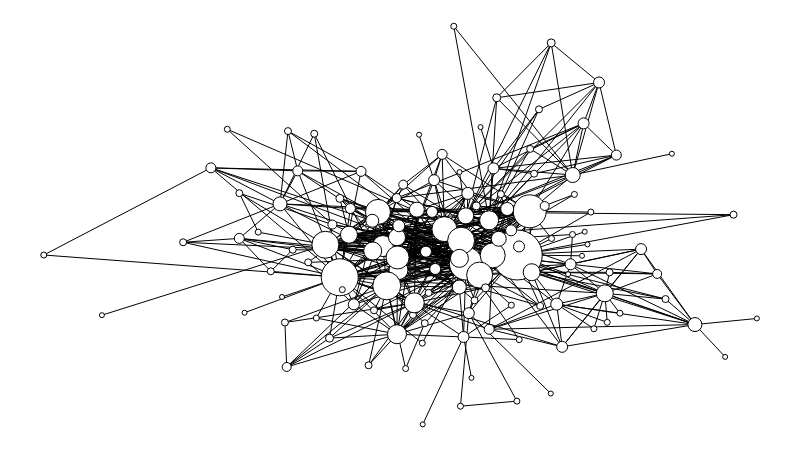

Notebook code cell kept with this figure:
### Markdown cell above
##### Plotando o grafo da temporada 1

### Code cell
s1.set_all_nodes('size', 12)
s1.set_all_nodes('labpos', 'hover')
s1.set_nodedata('degree', s1.degree)
df = s1.distest_nodes('degree')
s1.displot_nodes('degree')
#s1.move('step')
s1.move('kamada_kawai')
s1.scale_nodes_size(s1.degree)
#s1.color_nodes()
#s1.scale_nodes_dark(nx.closeness_centrality(s1))
s1.draw()

### Figure 1 — Plotly figure (JSON) as saved in the notebook; plotly's stock layout.template omitted (floating-point values rounded to 4 significant figures; data arrays with more than 128 entries replaced by an {"elided": "..."} marker saying what was removed)
{"data": [{"hoverinfo": "none", "line": {"color": "rgb(127, 127, 127)", "dash": "solid", "width": 0}, "mode": "lines", "type": "scatter", "x": [0.5716, 0.5716, null, 0, 1, null], "y": [0, 1, null, 0.4407, 0.4407, null]}, {"hoverinfo": "none", "line": {"color": "rgb(0, 0, 0)", "dash": "solid", "width": 1}, "mode": "lines", "type": "scatter", "x": {"elided": "1647 float values"}, "y": {"elided": "1647 float values"}}, {"hoverinfo": "text", "marker": {"color": "rgb(255, 255, 255)", "line": {"color": "rgb(0, 0, 0)", "width": 1}, "size": 19, "symbol": "circle"}, "mode": "markers", "text": ["DAENERYS", "THEON", "HOUND"], "textfont": {"color": "rgb(0, 0, 0)"}, "textposition": "middle center", "type": "scatter", "x": [0.6245, 0.4953, 0.4974], "y": [0.5126, 0.2265, 0.3875]}, {"hoverinfo": "text", "marker": {"color": "rgb(255, 255, 255)", "line": {"color": "rgb(0, 0, 0)", "width": 1}, "size": 50, "symbol": "circle"}, "mode": "markers", "text": ["NED"], "textfont": {"color": "rgb(0, 0, 0)"}, "textposition": "middle center", "type": "scatter", "x": [0.664], "y": [0.4255]}, {"hoverinfo": "text", "marker": {"color": "rgb(255, 255, 255)", "line": {"color": "rgb(0, 0, 0)", "width": 1}, "size": 33, "symbol": "circle"}, "mode": "markers", "text": ["ROBERT", "CATELYN"], "textfont": {"color": "rgb(0, 0, 0)"}, "textposition": "middle center", "type": "scatter", "x": [0.6814, 0.5921], "y": [0.5351, 0.404]}, {"hoverinfo": "text", "marker": {"color": "rgb(255, 255, 255)", "line": {"color": "rgb(0, 0, 0)", "width": 1}, "size": 16, "symbol": "circle"}, "mode": "markers", "text": ["JORAH"], "textfont": {"color": "rgb(0, 0, 0)"}, "textposition": "middle center", "type": "scatter", "x": [0.5917], "y": [0.5237]}, {"hoverinfo": "text", "marker": {"color": "rgb(255, 255, 255)", "line": {"color": "rgb(0, 0, 0)", "width": 1}, "size": 25, "symbol": "circle"}, "mode": "markers", "text": ["JON", "LITTLEFINGER", "SANSA"], "textfont": {"color": "rgb(0, 0, 0)"}, "textposition": "middle center", "type": "scatter", "x": [0.6296, 0.4687, 0.5618], "y": [0.4244, 0.5337, 0.4903]}, {"hoverinfo": "text", "marker": {"color": "rgb(255, 255, 255)", "line": {"color": "rgb(0, 0, 0)", "width": 1}, "size": 14, "symbol": "circle"}, "mode": "markers", "text": ["SAM", "BRONN", "GREATJON_UMBER"], "textfont": {"color": "rgb(0, 0, 0)"}, "textposition": "middle center", "type": "scatter", "x": [0.9131, 0.3313, 0.5827], "y": [0.2507, 0.5539, 0.3449]}, {"hoverinfo": "text", "marker": {"color": "rgb(255, 255, 255)", "line": {"color": "rgb(0, 0, 0)", "width": 1}, "size": 21, "symbol": "circle"}, "mode": "markers", "text": ["VARYS"], "textfont": {"color": "rgb(0, 0, 0)"}, "textposition": "middle center", "type": "scatter", "x": [0.4754], "y": [0.4479]}, {"hoverinfo": "text", "marker": {"color": "rgb(255, 255, 255)", "line": {"color": "rgb(0, 0, 0)", "width": 1}, "size": 15, "symbol": "circle"}, "mode": "markers", "text": ["DROGO", "RODRIK", "AERYS"], "textfont": {"color": "rgb(0, 0, 0)"}, "textposition": "middle center", "type": "scatter", "x": [0.7418, 0.5232, 0.638], "y": [0.6263, 0.5394, 0.4662]}, {"hoverinfo": "text", "marker": {"color": "rgb(255, 255, 255)", "line": {"color": "rgb(0, 0, 0)", "width": 1}, "size": 27, "symbol": "circle"}, "mode": "markers", "text": ["ARYA", "CERSEI"], "textfont": {"color": "rgb(0, 0, 0)"}, "textposition": "middle center", "type": "scatter", "x": [0.3949, 0.5852], "y": [0.4512, 0.4613]}, {"hoverinfo": "text", "marker": {"color": "rgb(255, 255, 255)", "line": {"color": "rgb(0, 0, 0)", "width": 1}, "size": 28, "symbol": "circle"}, "mode": "markers", "text": ["ROBB"], "textfont": {"color": "rgb(0, 0, 0)"}, "textposition": "middle center", "type": "scatter", "x": [0.481], "y": [0.348]}, {"hoverinfo": "text", "marker": {"color": "rgb(255, 255, 255)", "line": {"color": "rgb(0, 0, 0)", "width": 1}, "size": 37, "symbol": "circle"}, "mode": "markers", "text": ["TYRION"], "textfont": {"color": "rgb(0, 0, 0)"}, "textposition": "middle center", "type": "scatter", "x": [0.4151], "y": [0.3695]}, {"hoverinfo": "text", "marker": {"color": "rgb(255, 255, 255)", "line": {"color": "rgb(0, 0, 0)", "width": 1}, "size": 7, "symbol": "circle"}, "mode": "markers", "text": ["SHAE", "SYRIO_FOREL", "SHAGGA", "WINE_MERCHANT", "RICKON", "VARDIS_EGEN", "RHAEGO", "HOT_PIE", "MYCAH", "OLD_NAN", "MHAEGEN", "OTHOR", "TOMARD", "RICKARD_STARK", "LYANNA", "ADDAM_MARBRAND", "LEO_LEFFORD", "ASSASSIN", "JHIQUI", "GALBART_GLOVER", "RICKARD_KARSTARK", "JAREMY_RYKKER"], "textfont": {"color": "rgb(0, 0, 0)"}, "textposition": "middle center", "type": "scatter", "x": [0.3793, 0.9672, 0.1955, 0.6944, 0.3382, 0.3425, 0.682, 0.2743, 0.6961, 0.4555, 0.3708, 0.8719, 0.6041, 0.5397, 0.641, 0.3491, 0.3184, 0.4631, 0.6876, 0.5343, 0.5177, 0.7934], "y": [0.7301, 0.5267, 0.4574, 0.7912, 0.2558, 0.7367, 0.6919, 0.5807, 0.2976, 0.1485, 0.407, 0.3148, 0.3114, 0.3303, 0.5783, 0.4388, 0.3844, 0.2866, 0.6297, 0.2541, 0.275, 0.3819]}, {"hoverinfo": "text", "marker": {"color": "rgb(255, 255, 255)", "line": {"color": "rgb(0, 0, 0)", "width": 1}, "size": 26, "symbol": "circle"}, "mode": "markers", "text": ["JOFFREY"], "textfont": {"color": "rgb(0, 0, 0)"}, "textposition": "middle center", "type": "scatter", "x": [0.6112], "y": [0.3751]}, {"hoverinfo": "text", "marker": {"color": "rgb(255, 255, 255)", "line": {"color": "rgb(0, 0, 0)", "width": 1}, "size": 17, "symbol": "circle"}, "mode": "markers", "text": ["PYCELLE", "JEOR", "PYP", "YOREN"], "textfont": {"color": "rgb(0, 0, 0)"}, "textposition": "middle center", "type": "scatter", "x": [0.428, 0.6842, 0.7868, 0.4953], "y": [0.4763, 0.3822, 0.3291, 0.47]}, {"hoverinfo": "text", "marker": {"color": "rgb(255, 255, 255)", "line": {"color": "rgb(0, 0, 0)", "width": 1}, "size": 11, "symbol": "circle"}, "mode": "markers", "text": ["VISERYS", "LORAS", "JORY_CASSEL", "ROS", "GRENN", "WALDER", "DOREAH", "BENJEN", "RAKHARO", "MAESTER_AEMON", "ALLISER_THORNE", "MERYN_TRANT", "STANNIS", "BAELOR", "WILL"], "textfont": {"color": "rgb(0, 0, 0)"}, "textposition": "middle center", "type": "scatter", "x": [0.757, 0.5474, 0.4349, 0.6554, 0.727, 0.5887, 0.6307, 0.6665, 0.7786, 0.7387, 0.8376, 0.5445, 0.549, 0.5359, 0.5961], "y": [0.756, 0.6135, 0.3015, 0.4874, 0.1947, 0.2195, 0.6431, 0.4468, 0.8588, 0.4021, 0.4402, 0.5337, 0.3903, 0.4337, 0.2793]}, {"hoverinfo": "text", "marker": {"color": "rgb(255, 255, 255)", "line": {"color": "rgb(0, 0, 0)", "width": 1}, "size": 9, "symbol": "circle"}, "mode": "markers", "text": ["SEPTA_MORDANE", "OSHA", "ILLYRIO", "GENDRY", "HUGH_OF_THE_VALE", "OTHELL_YARWYCK"], "textfont": {"color": "rgb(0, 0, 0)"}, "textposition": "middle center", "type": "scatter", "x": [0.7024, 0.3407, 0.495, 0.4047, 0.5041, 0.8602], "y": [0.5486, 0.1442, 0.5684, 0.5019, 0.6022, 0.3779]}, {"hoverinfo": "text", "marker": {"color": "rgb(255, 255, 255)", "line": {"color": "rgb(0, 0, 0)", "width": 1}, "size": 18, "symbol": "circle"}, "mode": "markers", "text": ["TYWIN", "RENLY"], "textfont": {"color": "rgb(0, 0, 0)"}, "textposition": "middle center", "type": "scatter", "x": [0.4613, 0.5829], "y": [0.4355, 0.417]}, {"hoverinfo": "text", "marker": {"color": "rgb(255, 255, 255)", "line": {"color": "rgb(0, 0, 0)", "width": 1}, "size": 20, "symbol": "circle"}, "mode": "markers", "text": ["BRAN"], "textfont": {"color": "rgb(0, 0, 0)"}, "textposition": "middle center", "type": "scatter", "x": [0.5196], "y": [0.3053]}, {"hoverinfo": "text", "marker": {"color": "rgb(255, 255, 255)", "line": {"color": "rgb(0, 0, 0)", "width": 1}, "size": 12, "symbol": "circle"}, "mode": "markers", "text": ["MAESTER_LUWIN", "DAREON", "ILYN_PAYNE"], "textfont": {"color": "rgb(0, 0, 0)"}, "textposition": "middle center", "type": "scatter", "x": [0.5947, 0.7193, 0.4979], "y": [0.5801, 0.302, 0.4988]}, {"hoverinfo": "text", "marker": {"color": "rgb(255, 255, 255)", "line": {"color": "rgb(0, 0, 0)", "width": 1}, "size": 23, "symbol": "circle"}, "mode": "markers", "text": ["JAIME"], "textfont": {"color": "rgb(0, 0, 0)"}, "textposition": "middle center", "type": "scatter", "x": [0.4962], "y": [0.4192]}, {"hoverinfo": "text", "marker": {"color": "rgb(255, 255, 255)", "line": {"color": "rgb(0, 0, 0)", "width": 1}, "size": 8, "symbol": "circle"}, "mode": "markers", "text": ["MIRRI_MAZ_DUUR", "QOTHO", "LANCEL", "JANOS", "HODOR", "BRANDON_STARK"], "textfont": {"color": "rgb(0, 0, 0)"}, "textposition": "middle center", "type": "scatter", "x": [0.7116, 0.6352, 0.6066, 0.4152, 0.4007, 0.6195], "y": [0.9582, 0.8204, 0.5487, 0.5676, 0.2166, 0.343]}, {"hoverinfo": "text", "marker": {"color": "rgb(255, 255, 255)", "line": {"color": "rgb(0, 0, 0)", "width": 1}, "size": 10, "symbol": "circle"}, "mode": "markers", "text": ["IRRI", "MORD", "LYSA", "ROBIN", "MARILLION", "KEVAN", "RAST", "MOUNTAIN"], "textfont": {"color": "rgb(0, 0, 0)"}, "textposition": "middle center", "type": "scatter", "x": [0.8029, 0.4449, 0.2344, 0.3562, 0.43, 0.2742, 0.6247, 0.5587], "y": [0.6764, 0.6355, 0.6443, 0.6368, 0.5422, 0.4672, 0.2389, 0.6782]}, {"hoverinfo": "text", "marker": {"color": "rgb(255, 255, 255)", "line": {"color": "rgb(0, 0, 0)", "width": 1}, "size": 13, "symbol": "circle"}, "mode": "markers", "text": ["BARRISTAN", "JON_ARRYN"], "textfont": {"color": "rgb(0, 0, 0)"}, "textposition": "middle center", "type": "scatter", "x": [0.6499, 0.4607], "y": [0.541, 0.5114]}, {"hoverinfo": "text", "marker": {"color": "rgb(255, 255, 255)", "line": {"color": "rgb(0, 0, 0)", "width": 1}, "size": 6, "symbol": "circle"}, "mode": "markers", "text": ["LOMMY_GREENHANDS", "MAGO", "TOBHO_MOTT", "VARDIS_EGAN", "GARED", "ROYCE", "JONOS_BRACKEN", "MASHA_HEDDLE", "STEVRON_FREY", "RHAEGAR", "BALON", "BERIC", "HOSTER", "AEGON", "BORCAS", "BOWEN_MARSH", "LUKE", "TYSHA", "TOMMEN"], "textfont": {"color": "rgb(0, 0, 0)"}, "textposition": "middle center", "type": "scatter", "x": [0.3008, 0.575, 0.2574, 0, 0.5844, 0.6635, 0.5075, 0.5308, 0.6557, 0.7441, 0.3823, 0.7672, 0.6667, 0.7415, 0.7715, 0.7902, 0.8079, 0.4187, 0.7121], "y": [0.4828, 1, 0.7413, 0.4254, 0.04563, 0.05845, 0.1402, 0.2039, 0.2993, 0.5776, 0.2672, 0.5333, 0.2129, 0.4769, 0.2403, 0.2562, 0.2792, 0.3384, 0.4669]}, {"hoverinfo": "text", "marker": {"color": "rgb(255, 255, 255)", "line": {"color": "rgb(0, 0, 0)", "width": 1}, "size": 5, "symbol": "circle"}, "mode": "markers", "text": ["STABLE_BOY", "RYGER_RIVERS", "WAYMAR_ROYCE", "COHOLLO", "MYRCELLA", "IROGENIA", "HIGH_SEPTON", "JOANNA", "LITTLE_BIRD", "JOYEUSE", "MACE", "MELESSA", "ROOSE_BOLTON", "STEFFON", "VARLY", "RANDYLL"], "textfont": {"color": "rgb(0, 0, 0)"}, "textposition": "middle center", "type": "scatter", "x": [0.08156, 0.5314, 0.711, 0.8808, 0.2816, 0.6125, 0.7353, 0.3341, 0.583, 0.5998, 0.5263, 0.9555, 0.7548, 0.7625, 0.7586, 1], "y": [0.2743, 0, 0.07746, 0.6798, 0.2805, 0.7467, 0.3772, 0.32, 0.6337, 0.1168, 0.7275, 0.1695, 0.4234, 0.452, 0.4839, 0.266]}, {"hoverinfo": "none", "mode": "text", "text": {"elided": "549 null values"}, "textfont": {"color": "rgb(0, 0, 0)"}, "textposition": "middle center", "type": "scatter", "x": {"elided": "549 float values"}, "y": {"elided": "549 float values"}}, {"hoverinfo": "none", "marker": {"color": "rgba(255, 255, 255, 0)", "line": {"color": "rgba(255, 255, 255, 0)", "width": 0}, "size": 0, "symbol": "circle"}, "mode": "markers", "type": "scatter", "x": [0.5, 0, 1, 0.5], "y": [0, 0.5, 0.5, 1]}, {"hoverinfo": "none", "mode": "text", "text": [], "textfont": {"color": "rgb(255, 255, 255)"}, "textposition": "middle center", "type": "scatter", "x": [], "y": []}, {"hoverinfo": "none", "mode": "text", "text": [null, null, null, null, null, null, null, null, null, null, null, null, null, null, null, null, null, null, null, null, null, null, null, null, null, null, null, null, null, null, null, null, null, null, null, null, null, null, null, null, null, null, null, null, null, null, null, null, null, null, null, null, null, null, null, null, null, null, null, null, null, null, null, null, null, null, null, null, null, null, null, null, null, null, null, null, null, null, null, null, null, null, null, null, null, null, null, null, null, null, null, null, null, null, null, null, null, null, null, null, null, null, null, null, null, null, null, null, null, null, null, null, null, null, null, null, null, null, null, null, null, null, null, null, null, null, null], "textfont": {"color": "rgb(0, 0, 0)"}, "textposition": "middle center", "type": "scatter", "x": [0.6245, 0.664, 0.6814, 0.5917, 0.6296, 0.9131, 0.4687, 0.4754, 0.7418, 0.3949, 0.5921, 0.481, 0.3313, 0.4151, 0.5852, 0.3793, 0.6112, 0.5618, 0.428, 0.757, 0.7024, 0.4613, 0.6842, 0.4953, 0.5196, 0.5947, 0.4962, 0.5474, 0.5829, 0.7116, 0.9672, 0.4349, 0.7868, 0.6554, 0.727, 0.5887, 0.6307, 0.6665, 0.8029, 0.5827, 0.4449, 0.2344, 0.7786, 0.3562, 0.3407, 0.5232, 0.6352, 0.7387, 0.6499, 0.495, 0.1955, 0.4953, 0.8376, 0.6944, 0.4974, 0.6066, 0.3382, 0.43, 0.2742, 0.3425, 0.682, 0.4152, 0.4047, 0.2743, 0.3008, 0.5445, 0.4607, 0.4007, 0.549, 0.575, 0.6961, 0.2574, 0.6247, 0.4555, 0.3708, 0, 0.638, 0.5359, 0.7193, 0.08156, 0.5041, 0.8602, 0.8719, 0.5587, 0.6041, 0.5844, 0.6635, 0.5075, 0.5308, 0.5397, 0.4979, 0.5961, 0.641, 0.5314, 0.6557, 0.711, 0.3491, 0.3184, 0.7441, 0.4631, 0.3823, 0.7672, 0.6195, 0.6667, 0.8808, 0.6876, 0.2816, 0.7415, 0.7715, 0.7902, 0.8079, 0.6125, 0.5343, 0.5177, 0.7353, 0.4187, 0.7934, 0.3341, 0.7121, 0.583, 0.5998, 0.5263, 0.9555, 0.7548, 0.7625, 0.7586, 1], "y": [0.5126, 0.4255, 0.5351, 0.5237, 0.4244, 0.2507, 0.5337, 0.4479, 0.6263, 0.4512, 0.404, 0.348, 0.5539, 0.3695, 0.4613, 0.7301, 0.3751, 0.4903, 0.4763, 0.756, 0.5486, 0.4355, 0.3822, 0.2265, 0.3053, 0.5801, 0.4192, 0.6135, 0.417, 0.9582, 0.5267, 0.3015, 0.3291, 0.4874, 0.1947, 0.2195, 0.6431, 0.4468, 0.6764, 0.3449, 0.6355, 0.6443, 0.8588, 0.6368, 0.1442, 0.5394, 0.8204, 0.4021, 0.541, 0.5684, 0.4574, 0.47, 0.4402, 0.7912, 0.3875, 0.5487, 0.2558, 0.5422, 0.4672, 0.7367, 0.6919, 0.5676, 0.5019, 0.5807, 0.4828, 0.5337, 0.5114, 0.2166, 0.3903, 1, 0.2976, 0.7413, 0.2389, 0.1485, 0.407, 0.4254, 0.4662, 0.4337, 0.302, 0.2743, 0.6022, 0.3779, 0.3148, 0.6782, 0.3114, 0.04563, 0.05845, 0.1402, 0.2039, 0.3303, 0.4988, 0.2793, 0.5783, 0, 0.2993, 0.07746, 0.4388, 0.3844, 0.5776, 0.2866, 0.2672, 0.5333, 0.343, 0.2129, 0.6798, 0.6297, 0.2805, 0.4769, 0.2403, 0.2562, 0.2792, 0.7467, 0.2541, 0.275, 0.3772, 0.3384, 0.3819, 0.32, 0.4669, 0.6337, 0.1168, 0.7275, 0.1695, 0.4234, 0.452, 0.4839, 0.266]}], "layout": {"height": 450, "margin": {"b": 0, "l": 0, "r": 0, "t": 0}, "plot_bgcolor": "rgb(255, 255, 255)", "showlegend": false, "width": 800, "xaxis": {"showgrid": false, "showticklabels": false, "zeroline": false}, "yaxis": {"showgrid": false, "showticklabels": false, "zeroline": false}}}
